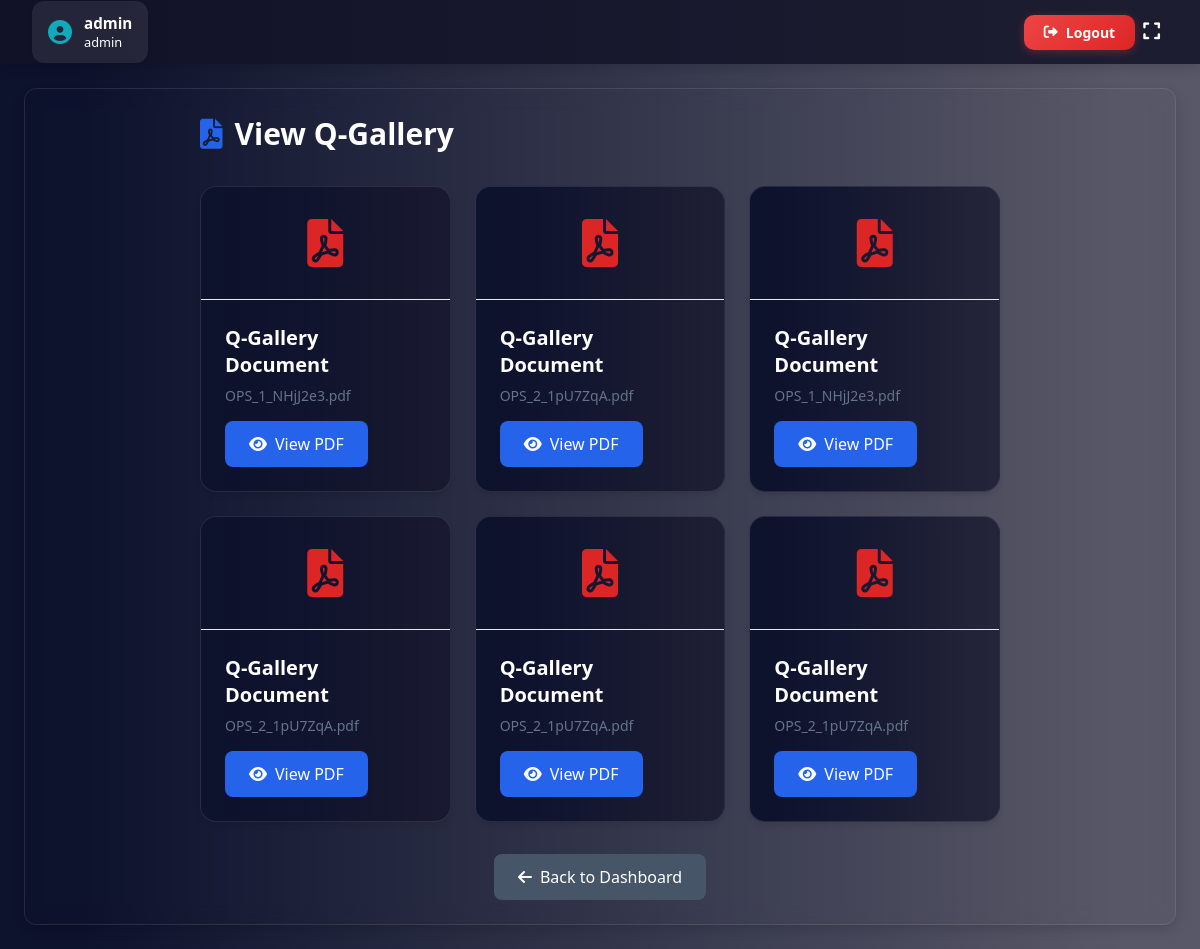
The app's page /view-poc/ (signed in) with its own data.
### checksheet1/models.py (models this page shows, shortened)
class CustomUser(AbstractUser):
    ROLE_CHOICES = [
        ("admin", "Admin"),
        ("quality_incharge", "Quality Incharge"),
        ("shift_incharge", "Shift Incharge"),
        ("operator", "Operator"),
    ]
    username = models.CharField(max_length=150, unique=False)
    employee_id = models.CharField(max_length=20, unique=True)  # New field
    role = models.CharField(max_length=20, choices=ROLE_CHOICES, default="admin")
    phone_number = models.CharField(max_length=15, blank=True, null=True)
    USERNAME_FIELD = "employee_id"  # Use employee_id for authentication
    REQUIRED_FIELDS = ["username", "email"]  # Keep username for internal use

class POCUpload(models.Model):
    pdf = models.FileField(upload_to=poc_upload_path)
    assigned_startersheets = models.ManyToManyField(
        StarterSheet,
        related_name="assigned_pocs",
        blank=True,
    )

### checksheet1/views.py (the view)
# urls.py: path("view-poc/", view_poc, name="view_poc"),
@login_required
def view_poc(request):
    if request.user.role == "admin":
        checksheets = CheckSheet.objects.all()
        Starter = StarterSheet.objects.all()
        poc_pdfs = POCUpload.objects.all()
    else:
        checksheets = CheckSheet.objects.filter(assigned_users=request.user)
        Starter = StarterSheet.objects.filter(assigned_users=request.user)
        poc_pdfs = POCUpload.objects.filter(
            assigned_startersheets__in=Starter
        ).distinct()
    poc_read_status = {
        poc.id: POCReadStatus.objects.filter(user=request.user, poc=poc).exists()
        for poc in poc_pdfs
    }
    return render(
        request,
        "checksheet/view_poc.html",
        {
            "poc_pdfs": poc_pdfs,
            "checksheets": checksheets,
            "Starter": Starter,
            "poc_read_status": poc_read_status,
        },
    )

### checksheet1/context_processors.py (called while the page is built)
def pending_requests_count(request):
    if request.user.is_authenticated and request.user.role == "admin":
        count = PasswordResetRequest.objects.filter(status="pending").count()
        return {"pending_requests_count": count}
    return {}

### checksheet1/templatetags/custom_tags.py (called while the page is built)
@register.filter
def has_page_access(user, page_name):
    if user.is_authenticated and user.role == "admin":
        return True  # Admin has all access
    return PageAccess.objects.filter(
        user=user, page_name=page_name, has_access=True
    ).exists()

### checksheet1/templates/checksheet/view_poc.html (shortened to what this page needs)
{% extends "checksheet/base.html" %}
{% load static %}
{% block extra_css %}
<link rel="stylesheet" href="{% static 'css/view_poc.css' %}">
{% endblock %}
{% block content %}
<div class="pdf-container">
    <h2 class="page-title">
        <i class="fas fa-file-pdf"></i>
        View Q-Gallery
    </h2>
    <div class="pdf-grid">
        {% for poc in poc_pdfs %}
            <div class="pdf-card">
                <div class="pdf-preview">
                    <i class="fas fa-file-pdf"></i>
                </div>
                <div class="pdf-info">
                    <h3 class="pdf-title">Q-Gallery Document</h3>
                    <p class="pdf-meta">{{ poc.pdf.name|slice:"9:" }}</p>
                    <a href="javascript:void(0);" class="pdf-link view-button" data-pdf-url="{{ poc.pdf.url }}"
                    data-pdf-id="{{ poc.id }}" data-pdf-name="{{ poc.pdf.name|slice:'9:' }}">
                     <i class="fas fa-eye"></i> View PDF
                 </a>
                </div>
            </div>
        {% empty %}
            <div class="empty-state">
                <i class="fas fa-file-upload"></i>
                <h3>No POC Documents Found</h3>
                <p>There are currently no POC documents uploaded to view.</p>
            </div>
        {% endfor %}
    </div>
</div>
<div style="text-align: center; margin-top: 2rem;">
    <a href="{% url 'operator_dashboard' %}" style="display: inline-flex; align-items: center; gap: 0.5rem; padding: 0.75rem 1.5rem; background: #475569; color: white; text-decoration: none; border-radius: 0.5rem; font-weight: 500; transition: all 0.2s ease;">
        <i class="fas fa-arrow-left"></i>
        Back to Dashboard
    </a>
</div>
{% endblock %}

### checksheet1/templates/checksheet/base.html (shortened to what this page needs)
<!DOCTYPE html>
<html lang="en">
<head>
    {% load custom_tags %}
    {% load static %}
    <link href="https://cdnjs.cloudflare.com/ajax/libs/font-awesome/6.0.0/css/all.min.css" rel="stylesheet">
    <link rel="stylesheet" href="{% static 'css/base.css' %}">
    {% block extra_css %}
  {% endblock%}
</head>
<body>
    {% if request.user.is_authenticated %}
    <nav class="navbar">
        <div class="navbar-left" style="display: flex; align-items: center;">
            <div class="user-info">
                <i class="fas fa-user-circle"></i>
                <div class="user-details">
                    <span class="user-name">{{ request.user.username }}</span>
                    <span class="user-role">{{ request.user.role|default:"No role" }}</span>
                </div>
            </div>
        </div>
        <a href="{% url 'logout' %}" class="logout-btn">
            <i class="fas fa-sign-out-alt"></i>
            Logout
        </a>
         <button class="fullscreen-btn" onclick="toggleFullScreen()" title="Toggle Full Screen">
                <i class="fas fa-expand"></i>
            </button>
    </nav>
    {% endif %}
    <div class="content">
        <div class="content-inner">
            {% block content %}{% endblock %}
        </div>
    </div>
</body>
</html>

### checksheet1/static/css/base.css (style rules this page uses)
:root { --primary-gradient-start: #6366f1; --primary-gradient-end: #4f46e5; --sidebar-bg-start: #13132999; --sidebar-bg-end: #0d122d; --sidebar-hover: rgba(255, 255, 255, 0.15); --sidebar-active-start: #4f46e5; --sidebar-active-end: #3730a3; --text-light: #f8fafc; --text-light-muted: #cbd5e1; --navbar-height: 64px; --sidebar-width: 280px; --sidebar-collapsed-width: 70px; --transition-speed: 0.3s; --menu-item-radius: 10px; --accent-color: rgba(148, 200, 235, 0.7); --accent-color-solid: #94c8eb; }
* { margin: 0; padding: 0; box-sizing: border-box; }
body { display: flex; margin: 0; font-family: 'Segoe UI', system-ui, -apple-system, sans-serif; background-image: linear-gradient(270deg, rgb(19 19 41 / 71%) 6.5%, rgb(13 18 45) 93.2%); min-height: 100vh; padding-top: var(--navbar-height); visibility: hidden; }
body.sidebar-ready { visibility: visible; }
.navbar { position: fixed; top: 0; left: var(--sidebar-width); right: 0; height: var(--navbar-height); background-color: rgba(19, 19, 41, 0.85); box-shadow: 0 4px 12px rgba(0, 0, 0, 0.15); display: flex; justify-content: space-between; align-items: center; padding: 0 2rem; z-index: 100; transition: all var(--transition-speed) ease; }
.user-info { display: flex; align-items: center; gap: 0.75rem; padding: 0.35rem 1rem; background: var(--accent-color); border-radius: 12px; box-shadow: 0 1px 3px rgba(0, 0, 0, 0.15); transition: all 0.2s ease; border:1.5px solid var(--accent-color-solid); }
.user-info i { color: var(--accent-color-solid); font-size: 1.5rem; }
.user-details { display: flex; flex-direction: column; }
.user-name { font-weight: 600; color: var(--text-light); font-size: 0.95rem; }
.user-role { color: var(--text-light-muted); font-size: 0.8rem; font-weight: 500; }
.logout-btn { padding: 0.5rem 1.25rem; background: var(--accent-color); color: white; margin-left: auto; border: 1px solid var(--accent-color-solid); border-radius: 10px; font-size: 0.875rem; font-weight: 600; cursor: pointer; transition: all 0.3s ease; text-decoration: none; display: inline-flex; align-items: center; gap: 0.5rem; box-shadow: 0 2px 8px rgba(0, 0, 0, 0.3); }
.content { flex: 1; margin-left: var(--sidebar-width); padding: 1.5rem; width: calc(100% - var(--sidebar-width)); min-height: calc(100vh - var(--navbar-height)); transition: all var(--transition-speed) ease; position: relative; }
.content-inner { background: rgba(255, 255, 255, 0.05); border-radius: 12px; box-shadow: 0 4px 12px rgba(0, 0, 0, 0.15); padding: 1.5rem; height: 100%; color: var(--text-light); backdrop-filter: blur(10px); border: 1px solid rgba(255, 255, 255, 0.1); }
button.fullscreen-btn { order: 3; }
.fullscreen-btn { background-color: transparent; border: none; color: #fff; font-size: 1.2rem; cursor: pointer; padding: 8px; transition: color 0.3s; }

### records on screen
CustomUser: user.username "admin", user.role "admin"
POCUpload: pdf.name "OPS_1_NHjJ2e3.pdf"
POCUpload: pdf.name "OPS_2_1pU7ZqA.pdf"
POCUpload: pdf.name "OPS_1_NHjJ2e3.pdf"
POCUpload: pdf.name "OPS_2_1pU7ZqA.pdf"
POCUpload: pdf.name "OPS_2_1pU7ZqA.pdf"
POCUpload: pdf.name "OPS_2_1pU7ZqA.pdf"
